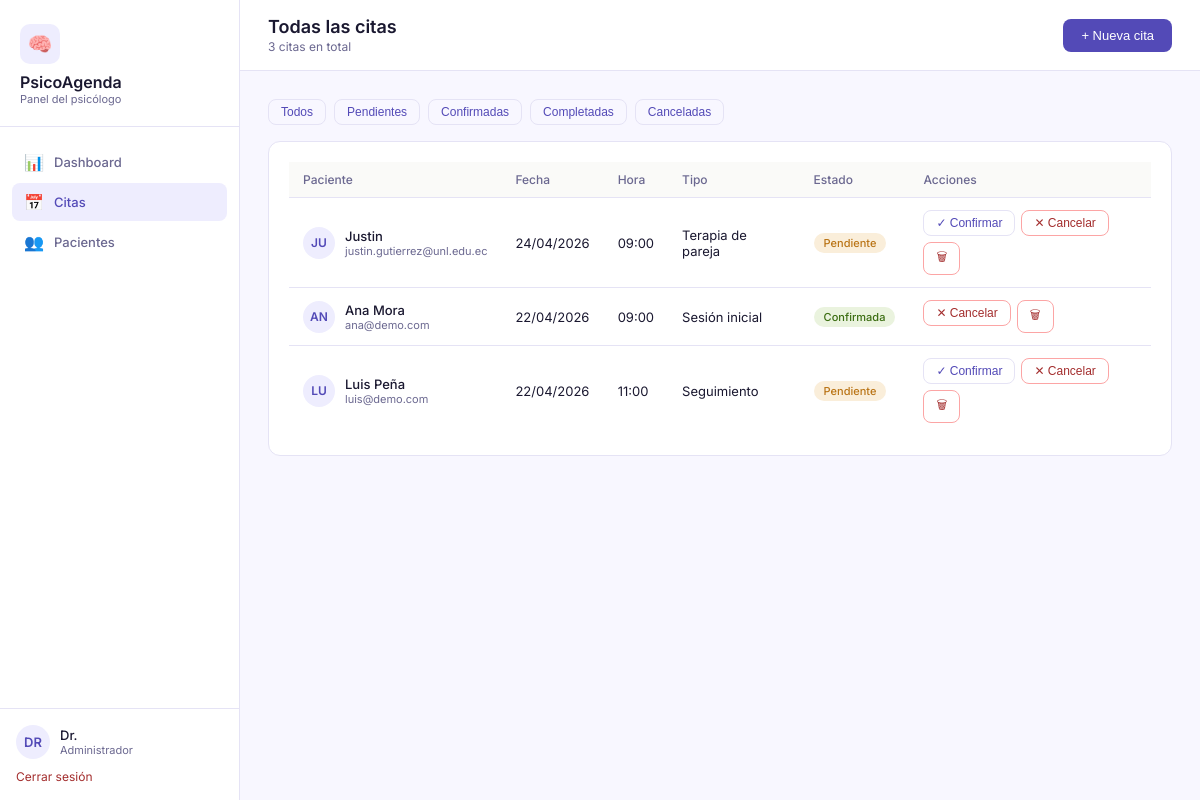
Page /citas (signed in) on the committed database.
### app/models.py (models this page shows, shortened)
class Usuario(UserMixin, db.Model):
    id = db.Column(db.Integer, primary_key=True)
    nombre = db.Column(db.String(100), nullable=False)
    email = db.Column(db.String(150), unique=True, nullable=False)
    password_hash = db.Column(db.String(256), nullable=False)
    rol = db.Column(db.String(20), default='paciente')  # 'admin' o 'paciente'
    telefono = db.Column(db.String(20))
    creado = db.Column(db.DateTime, default=datetime.utcnow)
    citas_paciente = db.relationship('Cita', foreign_keys='Cita.paciente_id', backref='paciente', lazy=True)
    citas_psicologo = db.relationship('Cita', foreign_keys='Cita.psicologo_id', backref='psicologo', lazy=True)

class Cita(db.Model):
    id = db.Column(db.Integer, primary_key=True)
    paciente_id = db.Column(db.Integer, db.ForeignKey('usuario.id'), nullable=False)
    psicologo_id = db.Column(db.Integer, db.ForeignKey('usuario.id'), nullable=False)
    fecha = db.Column(db.Date, nullable=False)
    hora = db.Column(db.String(10), nullable=False)
    tipo = db.Column(db.String(50), default='Sesión individual')
    estado = db.Column(db.String(20), default='pendiente')  # pendiente, confirmada, cancelada, completada
    notas = db.Column(db.Text)
    creada = db.Column(db.DateTime, default=datetime.utcnow)

### app/routes/citas_routes.py (the view)
@bp_citas.route('/citas')
@login_required
def citas():
    if current_user.rol != 'admin':
        return redirect(url_for('dashboard.dashboard'))
    todas = Cita.query.order_by(Cita.fecha.desc(), Cita.hora).all()
    psicologos = Usuario.query.filter_by(rol='admin').all()
    pacientes = Usuario.query.filter_by(rol='paciente').all()
    return render_template('citas.html', citas=todas, psicologos=psicologos, pacientes=pacientes)

### app/__init__.py (called while the page is built)
def create_app(config_class=Config):
    app = Flask(__name__, template_folder='../templates', static_folder='../static')
    app.config.from_object(config_class)
    db.init_app(app)
    login_manager.init_app(app)
    login_manager.login_view = 'auth.login'
    login_manager.login_message = 'Por favor inicia sesión para continuar.'
    from app.models import Usuario
    @login_manager.user_loader
    def load_user(user_id):
        return Usuario.query.get(int(user_id))
    from app.routes.auth_routes import bp_auth
    from app.routes.dashboard_routes import bp_dashboard
    from app.routes.citas_routes import bp_citas
    from app.routes.pacientes_routes import bp_pacientes
    app.register_blueprint(bp_auth)
    app.register_blueprint(bp_dashboard)
    app.register_blueprint(bp_citas)
    app.register_blueprint(bp_pacientes)
    return app

### templates/citas.html (shortened to what this page needs)
{% extends "base.html" %}
{% block body %}
<div style="display:flex;">
  <aside class="sidebar">
    <div class="sidebar-logo">
      <div class="logo-icon">🧠</div>
      <h1>PsicoAgenda</h1>
      <p>Panel del psicólogo</p>
    </div>
    <nav class="sidebar-nav">
      <a href="{{ url_for('dashboard.dashboard') }}" class="nav-link"><span class="icon">📊</span> Dashboard</a>
      <a href="{{ url_for('citas.citas') }}" class="nav-link active"><span class="icon">📅</span> Citas</a>
      <a href="{{ url_for('pacientes.pacientes') }}" class="nav-link"><span class="icon">👥</span> Pacientes</a>
    </nav>
    <div class="sidebar-user">
      <div class="user-card">
        <div class="user-avatar">{{ current_user.nombre[:2].upper() }}</div>
        <div>
          <div class="user-name">{{ current_user.nombre.split()[0] }}</div>
          <div class="user-role">Administrador</div>
        </div>
      </div>
      <a href="{{ url_for('auth.logout') }}" style="display:block;margin-top:10px;font-size:12px;color:#A32D2D;">Cerrar sesión</a>
    </div>
  </aside>
  <main class="main">
    <div class="topbar">
      <div>
        <div class="page-title">Todas las citas</div>
        <div class="page-sub">{{ citas|length }} citas en total</div>
      </div>
      <button class="btn btn-primary" onclick="document.getElementById('modalNuevaCita').classList.add('open')">+ Nueva cita</button>
    </div>
    <div class="content">
      <div style="display:flex;gap:8px;margin-bottom:16px;flex-wrap:wrap;">
        <button class="btn btn-outline btn-sm filtro active" data-estado="todos">Todos</button>
        <button class="btn btn-outline btn-sm filtro" data-estado="pendiente">Pendientes</button>
        <button class="btn btn-outline btn-sm filtro" data-estado="confirmada">Confirmadas</button>
        <button class="btn btn-outline btn-sm filtro" data-estado="completada">Completadas</button>
        <button class="btn btn-outline btn-sm filtro" data-estado="cancelada">Canceladas</button>
      </div>
      <div class="card" style="overflow-x:auto;">
        <table id="tablaCitas">
          <thead><tr>
            <th>Paciente</th><th>Fecha</th><th>Hora</th><th>Tipo</th><th>Estado</th><th>Acciones</th>
          </tr></thead>
          <tbody>
          {% for c in citas %}
          <tr data-estado="{{ c.estado }}">
            <td>
              <div style="display:flex;align-items:center;gap:10px;">
                <div class="avatar">{{ c.paciente.nombre[:2].upper() }}</div>
                <div>
                  <div style="font-weight:500;">{{ c.paciente.nombre }}</div>
                  <div style="font-size:11px;color:#6b6890;">{{ c.paciente.email }}</div>
                </div>
              </div>
            </td>
            <td>{{ c.fecha.strftime('%d/%m/%Y') }}</td>
            <td>{{ c.hora }}</td>
            <td>{{ c.tipo }}</td>
            <td><span class="badge badge-{{ c.estado }}">{{ c.estado.capitalize() }}</span></td>
            <td>
              <div style="display:flex;gap:6px;flex-wrap:wrap;">
                {% if c.estado == 'pendiente' %}
                <form method="POST" action="{{ url_for('citas.cambiar_estado', cita_id=c.id) }}">
                  <button type="submit" class="btn btn-outline btn-sm">✓ Confirmar</button>
                </form>
                {% endif %}
                {% if c.estado in ['pendiente','confirmada'] %}
                <form method="POST" action="{{ url_for('citas.cambiar_estado', cita_id=c.id) }}">
                  <button type="submit" class="btn btn-danger btn-sm">✕ Cancelar</button>
                </form>
                {% endif %}
                <form method="POST" action="{{ url_for('citas.eliminar_cita', cita_id=c.id) }}" onsubmit="return confirm('¿Eliminar esta cita?')">
                  <button type="submit" class="btn btn-danger btn-sm">🗑</button>
                </form>
              </div>
            </td>
          </tr>
          {% endfor %}
          </tbody>
        </table>
      </div>
    </div>
  </main>
</div>
{% endblock %}

### templates/base.html (shortened to what this page needs)
<!DOCTYPE html>
<html lang="es">
<head>
</head>
<body>
{% block body %}{% endblock %}
</body>
</html>

### templates/base.html (style rules this page uses)
:root { --purple: #534AB7; --purple-light: #EEEDFE; --purple-dark: #3C3489; --teal: #1D9E75; --teal-light: #E1F5EE; --amber: #BA7517; --amber-light: #FAEEDA; --red: #A32D2D; --red-light: #FCEBEB; --green: #3B6D11; --green-light: #EAF3DE; --bg: #F8F7FF; --surface: #ffffff; --border: #e5e3f5; --text: #1a1830; --text-muted: #6b6890; --text-hint: #a09dc0; }
* { box-sizing: border-box; margin: 0; padding: 0; }
body { font-family: 'Inter', sans-serif; background: var(--bg); color: var(--text); font-size: 14px; }
a { color: var(--purple); text-decoration: none; }
.sidebar { width: 240px; background: var(--surface); border-right: 1px solid var(--border); height: 100vh; position: fixed; top: 0; left: 0; display: flex; flex-direction: column; padding: 0; z-index: 10; }
.sidebar-logo { padding: 24px 20px 20px; border-bottom: 1px solid var(--border); }
.sidebar-logo .logo-icon { width: 40px; height: 40px; background: var(--purple-light); border-radius: 10px; display: flex; align-items: center; justify-content: center; font-size: 20px; margin-bottom: 8px; }
.sidebar-logo h1 { font-size: 16px; font-weight: 600; color: var(--text); }
.sidebar-logo p { font-size: 11px; color: var(--text-muted); }
.sidebar-nav { flex: 1; padding: 16px 12px; }
.nav-link { display: flex; align-items: center; gap: 10px; padding: 9px 12px; border-radius: 8px; color: var(--text-muted); font-size: 13px; font-weight: 500; margin-bottom: 2px; transition: all .15s; }
.nav-link:hover, .nav-link.active { background: var(--purple-light); color: var(--purple); }
.nav-link .icon { font-size: 16px; width: 20px; text-align: center; }
.sidebar-user { padding: 16px; border-top: 1px solid var(--border); }
.user-card { display: flex; align-items: center; gap: 10px; }
.user-avatar { width: 34px; height: 34px; border-radius: 50%; background: var(--purple-light); color: var(--purple); display: flex; align-items: center; justify-content: center; font-weight: 600; font-size: 13px; flex-shrink: 0; }
.user-name { font-size: 13px; font-weight: 500; color: var(--text); }
.user-role { font-size: 11px; color: var(--text-muted); }
.main { margin-left: 240px; min-height: 100vh; }
.topbar { background: var(--surface); border-bottom: 1px solid var(--border); padding: 16px 28px; display: flex; align-items: center; justify-content: space-between; }
.page-title { font-size: 18px; font-weight: 600; color: var(--text); }
.page-sub { font-size: 12px; color: var(--text-muted); margin-top: 2px; }
.content { padding: 28px; max-width: 1100px; }
.btn { display: inline-flex; align-items: center; gap: 6px; padding: 9px 18px; border-radius: 8px; font-size: 13px; font-weight: 500; cursor: pointer; border: none; transition: all .15s; }
.btn-primary { background: var(--purple); color: #fff; }
.btn-outline { background: transparent; color: var(--purple); border: 1px solid var(--border); }
.btn-danger { background: transparent; color: var(--red); border: 1px solid #fca5a5; }
.btn-sm { padding: 5px 12px; font-size: 12px; }
.card { background: var(--surface); border: 1px solid var(--border); border-radius: 12px; padding: 20px; }
.badge { display: inline-flex; align-items: center; padding: 3px 10px; border-radius: 99px; font-size: 11px; font-weight: 500; }
.badge-pendiente { background: var(--amber-light); color: var(--amber); }
.badge-confirmada { background: var(--green-light); color: var(--green); }
table { width: 100%; border-collapse: collapse; }
thead th { padding: 10px 14px; text-align: left; font-size: 12px; font-weight: 500; color: var(--text-muted); border-bottom: 1px solid var(--border); background: #fafaf8; }
tbody td { padding: 12px 14px; border-bottom: 1px solid var(--border); font-size: 13px; }
tbody tr:last-child td { border-bottom: none; }
.avatar { width: 32px; height: 32px; border-radius: 50%; background: var(--purple-light); color: var(--purple); display: flex; align-items: center; justify-content: center; font-size: 12px; font-weight: 600; }

### rows in the picture
Usuario: nombre "DR", nombre "Dr."
Cita: paciente "JU", paciente.nombre "Justin", paciente.email "justin.gutierrez@unl.edu.ec", fecha "24/04/2026", hora "09:00", tipo "Terapia de pareja", estado "Pendiente"
Cita: paciente "AN", paciente.nombre "Ana Mora", paciente.email "ana@demo.com", fecha "22/04/2026", hora "09:00", tipo "Sesión inicial", estado "Confirmada"
Cita: paciente "LU", paciente.nombre "Luis Peña", paciente.email "luis@demo.com", fecha "22/04/2026", hora "11:00", tipo "Seguimiento", estado "Pendiente"

### other values in the picture
{{ citas|length }} "3"
